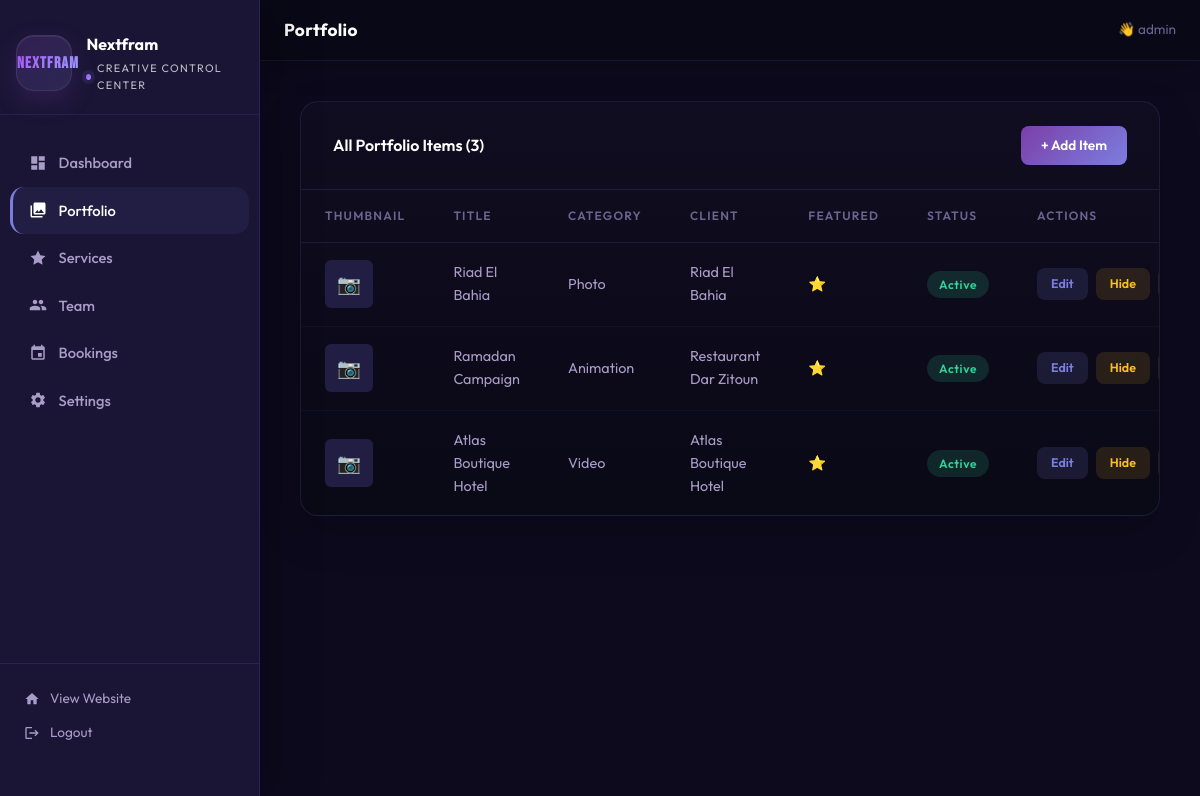
/admin/portfolio.php (signed in), run on the app's committed database.
### tables this page shows
CREATE TABLE portfolio (
    id INT AUTO_INCREMENT PRIMARY KEY,
    title_fr VARCHAR(255) NOT NULL,
    title_en VARCHAR(255) NOT NULL,
    description_fr TEXT,
    description_en TEXT,
    category ENUM('photo','video','animation') NOT NULL,
    thumbnail VARCHAR(255),
    media_url VARCHAR(255),
    client_name VARCHAR(255),
    is_featured TINYINT(1) DEFAULT 0,
    is_active TINYINT(1) DEFAULT 1,
    created_at TIMESTAMP DEFAULT CURRENT_TIMESTAMP
);

### includes/upload.php (called while the page is built, shortened)
<?php
function assetUrl($path) {
    return '';
}

### admin/portfolio.php (the view, shortened to what this page needs)
<?php
require_once __DIR__ . '/../includes/upload.php';
$db = getDB();
$editing = null;
$items = $db->query("SELECT * FROM portfolio ORDER BY created_at DESC")->fetchAll();
require_once __DIR__ . '/layout.php';
?>
<?php if ($editing || isset($_GET['add'])): ?>
<div class="admin-card" style="margin-bottom:2rem;">
    <div class="admin-card-header">
        <span class="admin-card-title"><?= $editing ? 'Edit Portfolio Item' : 'Add New Item' ?></span>
        <a href="<?= SITE_URL ?>/admin/portfolio.php" class="topbar-btn secondary">Cancel</a>
    </div>
    <div class="admin-card-body">
        <form method="POST" enctype="multipart/form-data" class="admin-form">
            <?php if ($editing): ?>
            <input type="hidden" name="id" value="<?= $editing['id'] ?>">
            <input type="hidden" name="existing_thumbnail" value="<?= htmlspecialchars($editing['thumbnail'] ?? '') ?>">
            <input type="hidden" name="existing_media" value="<?= htmlspecialchars($editing['media_url'] ?? '') ?>">
            <?php endif; ?>
            <div class="form-section-title">Basic Info</div>
            <div class="form-row">
                <div class="form-group">
                    <label>Title (French) *</label>
                    <input type="text" name="title_fr" value="<?= htmlspecialchars($editing['title_fr'] ?? '') ?>" required>
                    <div class="form-error">Required</div>
                </div>
                <div class="form-group">
                    <label>Title (English) *</label>
                    <input type="text" name="title_en" value="<?= htmlspecialchars($editing['title_en'] ?? '') ?>" required>
                    <div class="form-error">Required</div>
                </div>
            </div>
            <div class="form-row">
                <div class="form-group">
                    <label>Description (French)</label>
                    <textarea name="description_fr" rows="3"><?= htmlspecialchars($editing['description_fr'] ?? '') ?></textarea>
                </div>
                <div class="form-group">
                    <label>Description (English)</label>
                    <textarea name="description_en" rows="3"><?= htmlspecialchars($editing['description_en'] ?? '') ?></textarea>
                </div>
            </div>
            <div class="form-row">
                <div class="form-group">
                    <label>Category *</label>
                    <select name="category">
                        <option value="photo" <?= ($editing['category'] ?? '') === 'photo' ? 'selected' : '' ?>>Photography</option>
                        <option value="video" <?= ($editing['category'] ?? '') === 'video' ? 'selected' : '' ?>>Video</option>
                        <option value="animation" <?= ($editing['category'] ?? '') === 'animation' ? 'selected' : '' ?>>Animation</option>
                    </select>
                </div>
                <div class="form-group">
                    <label>Client Name</label>
                    <input type="text" name="client_name" value="<?= htmlspecialchars($editing['client_name'] ?? '') ?>">
                </div>
            </div>
            <div class="form-section-title">Media</div>
            <div class="form-row">
                <div class="form-group">
                    <label>Thumbnail Image / Video</label>
                    <div class="upload-zone" onclick="document.getElementById('thumb_input').click()">
                        <div class="upload-zone-icon">🖼️</div>
                        <div class="upload-zone-text">Click or drag <strong>image or video</strong> here<br><small>JPG, PNG, WEBP, MP4, WEBM — max 50MB</small></div>
                    </div>
                    <input type="file" id="thumb_input" name="thumbnail" accept="image/*,video/mp4,video/webm" style="display:none" onchange="previewFile(this,'thumb_preview')">
                    <div class="upload-preview" id="thumb_preview">
                        <?php if (!empty($editing['thumbnail']) && assetUrl($editing['thumbnail'])): ?>
                        <div class="current-file"><img src="<?= assetUrl($editing['thumbnail']) ?>" alt=""> Current thumbnail</div>
                        <?php endif; ?>
                    </div>
                </div>
                <div class="form-group">
                    <label>Main Media (image or video)</label>
                    <div class="upload-zone" onclick="document.getElementById('media_input').click()">
                        <div class="upload-zone-icon">🎬</div>
                        <div class="upload-zone-text">Click or drag <strong>image/video</strong> here<br><small>JPG, PNG, MP4, WEBP — max 50MB</small></div>
                    </div>
                    <input type="file" id="media_input" name="media_url" accept="image/*,video/mp4,video/webm" style="display:none" onchange="previewFile(this,'media_preview')">
                    <div class="upload-preview" id="media_preview">
                        <?php if (!empty($editing['media_url']) && assetUrl($editing['media_url'])): ?>
                        <div class="current-file">📎 Current media file saved</div>
                        <?php endif; ?>
                    </div>
                </div>
            </div>
            <div class="form-section-title">Settings</div>
            <div style="display:flex;gap:2rem;align-items:center;flex-wrap:wrap;">
                <label class="toggle-switch">
                    <input type="checkbox" name="is_active" <?= ($editing['is_active'] ?? 1) ? 'checked' : '' ?>>
                    <div class="toggle-track"></div>
                    <span style="color:var(--text-muted);font-size:0.9rem;">Active (visible on site)</span>
                </label>
                <label class="toggle-switch">
                    <input type="checkbox" name="is_featured" <?= ($editing['is_featured'] ?? 0) ? 'checked' : '' ?>>
                    <div class="toggle-track"></div>
                    <span style="color:var(--text-muted);font-size:0.9rem;">Featured on homepage</span>
                </label>
            </div>
            <div style="margin-top:2rem;display:flex;gap:1rem;">
                <button type="submit" class="topbar-btn"><?= $editing ? 'Save Changes' : 'Add Item' ?></button>
                <a href="<?= SITE_URL ?>/admin/portfolio.php" class="topbar-btn secondary">Cancel</a>
            </div>
        </form>
    </div>
</div>
<script>
function previewFile(input, previewId) {
    const preview = document.getElementById(previewId);
    const file = input.files[0];
    if (!file) return;
    const reader = new FileReader();
    reader.onload = e => {
        if (file.type.startsWith('video/')) {
            preview.innerHTML = `<video src="${e.target.result}" controls style="max-width:200px;border-radius:8px;"></video>`;
        } else {
            preview.innerHTML = `<img src="${e.target.result}" style="max-width:200px;height:150px;object-fit:cover;border-radius:8px;">`;
        }
    };
    reader.readAsDataURL(file);
}
</script>
<?php else: ?>
<div class="admin-card">
    <div class="admin-card-header">
        <span class="admin-card-title">All Portfolio Items (<?= count($items) ?>)</span>
        <a href="?add=1" class="topbar-btn">+ Add Item</a>
    </div>
    <div class="admin-table-wrap">
        <?php if (empty($items)): ?>
        <div class="empty-state"><div class="empty-state-icon">📂</div><p>No portfolio items yet. Add your first one!</p></div>
        <?php else: ?>
        <table class="admin-table">
            <thead>
                <tr>
                    <th>Thumbnail</th>
                    <th>Title</th>
                    <th>Category</th>
                    <th>Client</th>
                    <th>Featured</th>
                    <th>Status</th>
                    <th>Actions</th>
                </tr>
            </thead>
            <tbody>
                <?php foreach ($items as $item): ?>
                <?php $thumb = assetUrl($item['thumbnail'] ?? ''); ?>
                <tr>
                    <td>
                        <?php if ($thumb): ?>
                            <img src="<?= $thumb ?>" class="thumb-sm" alt="">
                        <?php else: ?>
                            <div style="width:48px;height:48px;background:var(--bg-elevated);border-radius:6px;display:flex;align-items:center;justify-content:center;font-size:1.2rem;">📷</div>
                        <?php endif; ?>
                    </td>
                    <td><?= htmlspecialchars($item['title_en']) ?></td>
                    <td><?= ucfirst($item['category']) ?></td>
                    <td><?= htmlspecialchars($item['client_name'] ?? '—') ?></td>
                    <td><?= $item['is_featured'] ? '⭐' : '—' ?></td>
                    <td><span class="badge badge-<?= $item['is_active'] ? 'active' : 'inactive' ?>"><?= $item['is_active'] ? 'Active' : 'Hidden' ?></span></td>
                    <td>
                        <div class="action-btns">
                            <a href="?edit=<?= $item['id'] ?>" class="action-btn action-btn-edit">Edit</a>
                            <a href="?toggle=<?= $item['id'] ?>" class="action-btn action-btn-toggle"><?= $item['is_active'] ? 'Hide' : 'Show' ?></a>
                        </div>
                    </td>
                </tr>
                <?php endforeach; ?>
            </tbody>
        </table>
        <?php endif; ?>
    </div>
</div>
<?php endif; ?>

### assets/css/style.css (style rules this page uses)
:root { --bg: #0D0A1E; --bg-card: #1A1535; --bg-elevated: #221D42; --purple: #7B3FA8; --lavender: #7C7EDF; --gradient: linear-gradient(135deg, #7B3FA8 0%, #7C7EDF 100%); --gradient-text: linear-gradient(135deg, #A855F7 0%, #9B9EFF 100%); --white: #FFFFFF; --text-muted: #A89CC8; --text-dim: #6B6490; --border: rgba(124, 126, 223, 0.15); --border-hover: rgba(124, 126, 223, 0.4); --glow: rgba(123, 63, 168, 0.3); --glow-strong: rgba(123, 63, 168, 0.6); --nav-height: 80px; --radius: 16px; --radius-sm: 8px; --transition: 0.35s cubic-bezier(0.4, 0, 0.2, 1); }
*, *::before, *::after { box-sizing: border-box; margin: 0; padding: 0; }
html { scroll-behavior: smooth; font-size: 16px; }
body { background-color: var(--bg); color: var(--white); font-family: 'Outfit', sans-serif; line-height: 1.6; overflow-x: hidden; -webkit-font-smoothing: antialiased; }
a { text-decoration: none; color: inherit; }
.topbar-btn { padding: 9px 20px; background: var(--gradient); color: white; border: none; border-radius: var(--radius-sm); font-family: 'Outfit', sans-serif; font-size: 0.85rem; font-weight: 600; cursor: pointer; transition: var(--transition); display: inline-flex; align-items: center; gap: 8px; text-decoration: none; }
.admin-card { background: linear-gradient(180deg, rgba(17,13,33,0.97), rgba(10,9,22,0.98)); border: 1px solid rgba(124,126,223,0.14); border-radius: 18px; overflow: hidden; box-shadow: 0 18px 40px rgba(0,0,0,0.22); transition: transform 0.25s ease, border-color 0.25s ease, box-shadow 0.25s ease; }
.admin-card-header { padding: 1.5rem 2rem; border-bottom: 1px solid var(--border); display: flex; align-items: center; justify-content: space-between; }
.admin-card-title { font-size: 1rem; font-weight: 600; color: var(--white); }
.admin-table-wrap { overflow-x: auto; }
.admin-table { width: 100%; border-collapse: collapse; }
.admin-table th { text-align: left; padding: 1rem 1.5rem; font-size: 0.75rem; font-weight: 600; text-transform: uppercase; letter-spacing: 0.1em; color: var(--text-dim); border-bottom: 1px solid var(--border); white-space: nowrap; }
.admin-table td { padding: 1.1rem 1.5rem; font-size: 0.9rem; color: var(--text-muted); border-bottom: 1px solid rgba(124,126,223,0.06); vertical-align: middle; }
.admin-table tr:last-child td { border-bottom: none; }
.admin-table tr { transition: background 0.2s ease; }
.admin-table td:first-child { color: var(--white); font-weight: 500; }
.badge { display: inline-block; padding: 4px 12px; border-radius: 50px; font-size: 0.75rem; font-weight: 600; letter-spacing: 0.05em; }
.badge-active { background: rgba(52,211,153,0.15); color: #34D399; }
.action-btns { display: flex; gap: 0.5rem; align-items: center; }
.action-btn { padding: 6px 14px; border-radius: var(--radius-sm); font-size: 0.78rem; font-weight: 600; border: none; cursor: pointer; transition: var(--transition); font-family: 'Outfit', sans-serif; text-decoration: none; display: inline-flex; align-items: center; gap: 5px; }
.action-btn-edit { background: rgba(124,126,223,0.15); color: var(--lavender); }
.action-btn-toggle { background: rgba(251,191,36,0.12); color: #FBBF24; }

### data on the page
portfolio: title_en "Riad El Bahia", category "Photo", client_name "Riad El Bahia", is_active "Active"
portfolio: title_en "Ramadan Campaign", category "Animation", client_name "Restaurant Dar Zitoun", is_active "Active"
portfolio: title_en "Atlas Boutique Hotel", category "Video", client_name "Atlas Boutique Hotel", is_active "Active"

### other printed values
$agencyName "Nextfram"
$title "Portfolio"
$_SESSION['admin_user'] "admin"
count($items) "3"
